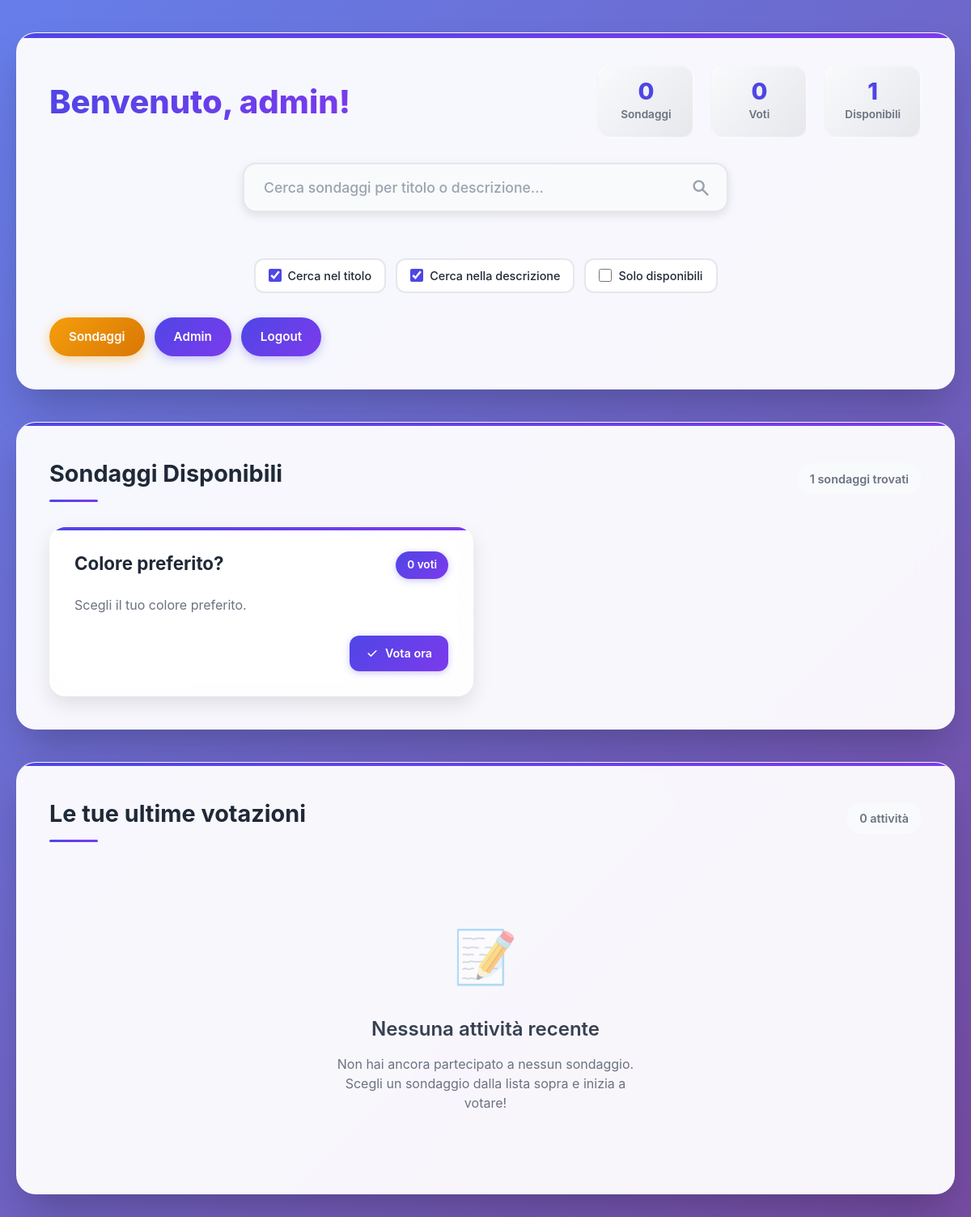
Screenshot of /home.php (signed in) with the database file from the repository.
### tables this page shows
CREATE TABLE polls (
    id INT AUTO_INCREMENT PRIMARY KEY,
    title VARCHAR(255) NOT NULL,
    description TEXT,
    created_by INT,
    is_active TINYINT(1) DEFAULT 1,
    created_at DATETIME DEFAULT CURRENT_TIMESTAMP,
    FOREIGN KEY (created_by) REFERENCES users(id) ON DELETE SET NULL
);

### auth.php (called while the page is built, shortened)
<?php
function is_logged_in() {
    return isset($_SESSION['user_id']) && isset($_SESSION['login_time']);
}
function is_admin() {
    return is_logged_in() && $_SESSION['is_admin'] == 1;
}
?>

### home.php (the view, shortened to what this page needs)
<?php
require 'auth.php';
global $pdo;
$user_id = $_SESSION['user_id'];
$stmt = $pdo->prepare("
    SELECT p.*,
           (SELECT COUNT(*) FROM votes WHERE poll_id = p.id AND user_id = ?) as has_voted,
           (SELECT COUNT(*) FROM votes WHERE poll_id = p.id) as total_votes
    FROM polls p
    WHERE p.is_active = 1
    ORDER BY p.created_at DESC
");
$stmt->execute([$user_id]);
$polls = $stmt->fetchAll();
$history_stmt = $pdo->prepare("
    SELECT p.title, po.option_text, v.voted_at
    FROM votes v
    JOIN polls p ON v.poll_id = p.id
    JOIN poll_options po ON v.option_id = po.id
    WHERE v.user_id = ?
    ORDER BY v.voted_at DESC
    LIMIT 10
");
$history_stmt->execute([$user_id]);
$vote_history = $history_stmt->fetchAll();
$stats_stmt = $pdo->prepare("
    SELECT
        COUNT(DISTINCT v.poll_id) as polls_participated,
        COUNT(DISTINCT v.id) as total_votes,
        (SELECT COUNT(*) FROM polls WHERE is_active = 1) as available_polls
    FROM votes v
    WHERE v.user_id = ?
");
$stats_stmt->execute([$user_id]);
$user_stats = $stats_stmt->fetch();
?>
<!DOCTYPE html>
<html lang="it">
<head>
  <link rel="stylesheet" href="style.css">
  <link rel="stylesheet" href="home.css">
</head>
<body>
  <div class="home-container">
    <header class="home-header">
      <div class="welcome-section">
        <h1 class="welcome-title">Benvenuto, <?= htmlspecialchars($_SESSION['username']) ?>!</h1>
        <div class="user-stats">
          <div class="stat-item">
            <span class="stat-number"><?= $user_stats['polls_participated'] ?? 0 ?></span>
            <span class="stat-label">Sondaggi</span>
          </div>
          <div class="stat-item">
            <span class="stat-number"><?= $user_stats['total_votes'] ?? 0 ?></span>
            <span class="stat-label">Voti</span>
          </div>
          <div class="stat-item">
            <span class="stat-number"><?= $user_stats['available_polls'] ?? 0 ?></span>
            <span class="stat-label">Disponibili</span>
          </div>
        </div>
      </div>
      <div class="search-section">
        <div class="search-container">
          <div class="search-input-wrapper">
            <input type="text"
                   class="search-input"
                   id="searchInput"
                   placeholder="Cerca sondaggi per titolo o descrizione..."
                   aria-label="Cerca sondaggi">
            <div class="search-icon" id="searchIcon">
              <svg viewBox="0 0 20 20" fill="currentColor">
                <path fill-rule="evenodd" d="M8 4a4 4 0 100 8 4 4 0 000-8zM2 8a6 6 0 1110.89 3.476l4.817 4.817a1 1 0 01-1.414 1.414l-4.816-4.816A6 6 0 012 8z" clip-rule="evenodd" />
              </svg>
            </div>
          </div>
          <div class="search-filters">
            <label class="filter-checkbox">
              <input type="checkbox" id="filterTitle" checked>
              <span>Cerca nel titolo</span>
            </label>
            <label class="filter-checkbox">
              <input type="checkbox" id="filterDescription" checked>
              <span>Cerca nella descrizione</span>
            </label>
            <label class="filter-checkbox">
              <input type="checkbox" id="filterAvailable">
              <span>Solo disponibili</span>
            </label>
          </div>
        </div>
      </div>
      <nav class="home-nav">
        <a href="home.php" class="nav-link-home active">Sondaggi</a>
        <?php if (is_admin()): ?>
          <a href="admin_dashboard.php" class="nav-link-home">Admin</a>
        <?php endif; ?>
        <a href="logout.php" class="nav-link-home">Logout</a>
      </nav>
    </header>
    <main class="home-main">
      <section class="content-section">
        <div class="section-header">
          <h2 class="section-title">Sondaggi Disponibili</h2>
          <div class="section-actions">
            <span class="section-info" id="pollsCount"><?= count($polls) ?> sondaggi trovati</span>
          </div>
        </div>
        <div id="pollsContainer">
          <?php if (empty($polls)): ?>
            <div class="empty-state">
              <div class="empty-state-icon">📊</div>
              <h3 class="empty-state-title">Nessun sondaggio disponibile</h3>
              <p class="empty-state-description">
                Al momento non ci sono sondaggi attivi. Torna più tardi per scoprire nuove votazioni!
              </p>
            </div>
          <?php else: ?>
            <div class="polls-grid-home" id="pollsGrid">
              <?php foreach ($polls as $poll): ?>
                <div class="poll-card-home"
                     data-title="<?= htmlspecialchars(strtolower($poll['title'])) ?>"
                     data-description="<?= htmlspecialchars(strtolower($poll['description'])) ?>"
                     data-voted="<?= $poll['has_voted'] > 0 ? 'true' : 'false' ?>">
                  <div class="poll-header-home">
                    <h3 class="poll-title-home"><?= htmlspecialchars($poll['title']) ?></h3>
                    <span class="poll-meta-home"><?= $poll['total_votes'] ?> voti</span>
                  </div>
                  <p class="poll-description-home"><?= htmlspecialchars($poll['description']) ?></p>
                  <div class="poll-footer-home">
                    <div class="poll-actions-home">
                      <?php if ($poll['has_voted'] > 0): ?>
                        <a href="vote.php?id=<?= $poll['id'] ?>" class="btn-poll btn-poll-secondary">
                          <svg width="16" height="16" viewBox="0 0 20 20" fill="currentColor">
                            <path d="M10 12a2 2 0 100-4 2 2 0 000 4z"/>
                            <path fill-rule="evenodd" d="M.458 10C1.732 5.943 5.522 3 10 3s8.268 2.943 9.542 7c-1.274 4.057-5.064 7-9.542 7S1.732 14.057.458 10zM14 10a4 4 0 11-8 0 4 4 0 018 0z" clip-rule="evenodd"/>
                          </svg>
                          Vedi risultati
                        </a>
                      <?php else: ?>
                        <a href="vote.php?id=<?= $poll['id'] ?>" class="btn-poll btn-poll-primary">
                          <svg width="16" height="16" viewBox="0 0 20 20" fill="currentColor">
                            <path fill-rule="evenodd" d="M16.707 5.293a1 1 0 010 1.414l-8 8a1 1 0 01-1.414 0l-4-4a1 1 0 011.414-1.414L8 12.586l7.293-7.293a1 1 0 011.414 0z" clip-rule="evenodd"/>
                          </svg>
                          Vota ora
                        </a>
                      <?php endif; ?>
                    </div>
                  </div>
                </div>
              <?php endforeach; ?>
            </div>
          <?php endif; ?>
        </div>
      </section>
      <section class="content-section">
        <div class="section-header">
          <h2 class="section-title">Le tue ultime votazioni</h2>
          <div class="section-actions">
            <span class="section-info"><?= count($vote_history) ?> attività</span>
          </div>
        </div>
        <?php if (empty($vote_history)): ?>
          <div class="empty-state">
            <div class="empty-state-icon">📝</div>
            <h3 class="empty-state-title">Nessuna attività recente</h3>
            <p class="empty-state-description">
              Non hai ancora partecipato a nessun sondaggio. Scegli un sondaggio dalla lista sopra e inizia a votare!
            </p>
          </div>
        <?php endif; ?>
      </section>
    </main>
  </div>
</body>
</html>

### style.css (style rules this page uses)
:root { --primary: #6366f1; --primary-dark: #4f46e5; --primary-light: #8b5cf6; --secondary: #f59e0b; --secondary-dark: #d97706; --success: #10b981; --warning: #f59e0b; --danger: #ef4444; --dark: #1f2937; --light: #f8fafc; --gray-50: #f9fafb; --gray-100: #f3f4f6; --gray-200: #e5e7eb; --gray-300: #d1d5db; --gray-400: #9ca3af; --gray-500: #6b7280; --gray-600: #4b5563; --gray-700: #374151; --gray-800: #1f2937; --gray-900: #111827; --shadow-sm: 0 1px 2px 0 rgba(0, 0, 0, 0.05); --shadow: 0 4px 6px -1px rgba(0, 0, 0, 0.1), 0 2px 4px -1px rgba(0, 0, 0, 0.06); --shadow-md: 0 10px 15px -3px rgba(0, 0, 0, 0.1), 0 4px 6px -2px rgba(0, 0, 0, 0.05); --shadow-lg: 0 20px 25px -5px rgba(0, 0, 0, 0.1), 0 10px 10px -5px rgba(0, 0, 0, 0.04); --shadow-xl: 0 25px 50px -12px rgba(0, 0, 0, 0.25); --radius: 12px; --radius-lg: 16px; --radius-xl: 20px; }
* { margin: 0; padding: 0; box-sizing: border-box; }
html { scroll-behavior: smooth; }
body { font-family: 'Inter', 'Segoe UI', system-ui, -apple-system, sans-serif; background: linear-gradient(135deg, #667eea 0%, #764ba2 100%); min-height: 100vh; color: var(--gray-800); line-height: 1.6; font-weight: 400; }
.section-title { color: var(--gray-900); font-size: 1.8rem; font-weight: 700; margin-bottom: 30px; position: relative; padding-bottom: 15px; }
.section-title::after { content: ''; position: absolute; bottom: 0; left: 0; width: 60px; height: 4px; background: linear-gradient(90deg, var(--primary), var(--secondary)); border-radius: 2px; }
.stat-number { color: var(--primary); font-size: 3rem; font-weight: 800; line-height: 1; }
.search-container { max-width: 800px; margin: 0 auto; }
.search-input { flex: 1; padding: 18px 24px; border: 2px solid var(--gray-200); border-radius: var(--radius); font-size: 1.1rem; transition: all 0.3s cubic-bezier(0.4, 0, 0.2, 1); background: var(--gray-50); }
.search-filters { display: flex; gap: 20px; flex-wrap: wrap; }
.filter-checkbox { display: flex; align-items: center; gap: 10px; cursor: pointer; padding: 12px 20px; background: white; border-radius: var(--radius); border: 2px solid var(--gray-200); transition: all 0.3s ease; font-weight: 500; }
.filter-checkbox input[type="checkbox"] { width: 18px; height: 18px; accent-color: var(--primary); }

### rows the page displays
polls: title "Colore preferito?", total_votes "0", description "Scegli il tuo colore preferito."

### other values shown
$_SESSION['username'] "admin"
$user_stats['polls_participated'] "0"
$user_stats['total_votes'] "0"
$user_stats['available_polls'] "1"
count($polls) "1"
count($vote_history) "0"
